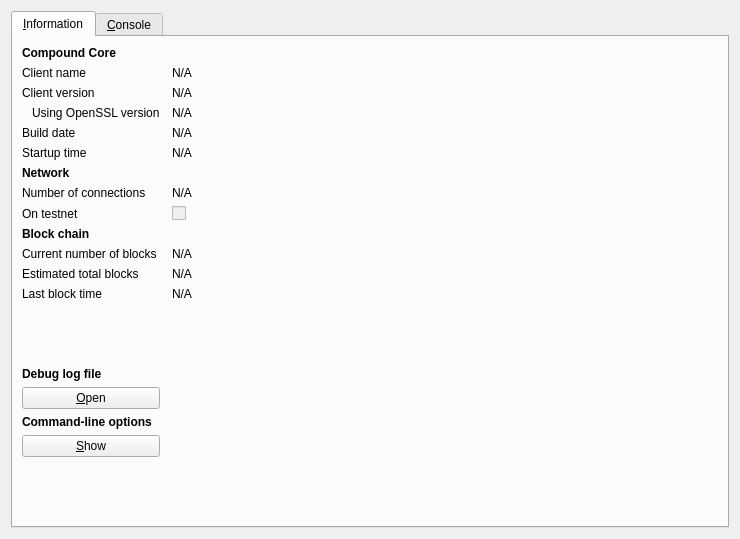
<?xml version="1.0" encoding="UTF-8"?>
<ui version="4.0">
 <class>RPCConsole</class>
 <widget class="QDialog" name="RPCConsole">
  <property name="geometry">
   <rect>
    <x>0</x>
    <y>0</y>
    <width>740</width>
    <height>539</height>
   </rect>
  </property>
  <property name="windowTitle">
   <string>Compound - Debug window</string>
  </property>
  <layout class="QVBoxLayout" name="verticalLayout_2">
   <item>
    <widget class="QTabWidget" name="tabWidget">
     <property name="currentIndex">
      <number>0</number>
     </property>
     <widget class="QWidget" name="tab_info">
      <attribute name="title">
       <string>&amp;Information</string>
      </attribute>
      <layout class="QGridLayout" name="gridLayout" columnstretch="0,1">
       <property name="horizontalSpacing">
        <number>12</number>
       </property>
       <item row="0" column="0">
        <widget class="QLabel" name="label_9">
         <property name="font">
          <font>
           <weight>75</weight>
           <bold>true</bold>
          </font>
         </property>
         <property name="text">
          <string>Compound Core</string>
         </property>
        </widget>
       </item>
       <item row="1" column="0">
        <widget class="QLabel" name="label_5">
         <property name="text">
          <string>Client name</string>
         </property>
        </widget>
       </item>
       <item row="1" column="1">
        <widget class="QLabel" name="clientName">
         <property name="cursor">
          <cursorShape>IBeamCursor</cursorShape>
         </property>
         <property name="text">
          <string>N/A</string>
         </property>
         <property name="textFormat">
          <enum>Qt::PlainText</enum>
         </property>
         <property name="textInteractionFlags">
          <set>Qt::LinksAccessibleByMouse|Qt::TextSelectableByKeyboard|Qt::TextSelectableByMouse</set>
         </property>
        </widget>
       </item>
       <item row="2" column="0">
        <widget class="QLabel" name="label_6">
         <property name="text">
          <string>Client version</string>
         </property>
        </widget>
       </item>
       <item row="2" column="1">
        <widget class="QLabel" name="clientVersion">
         <property name="cursor">
          <cursorShape>IBeamCursor</cursorShape>
         </property>
         <property name="text">
          <string>N/A</string>
         </property>
         <property name="textFormat">
          <enum>Qt::PlainText</enum>
         </property>
         <property name="textInteractionFlags">
          <set>Qt::LinksAccessibleByMouse|Qt::TextSelectableByKeyboard|Qt::TextSelectableByMouse</set>
         </property>
        </widget>
       </item>
       <item row="3" column="0">
        <widget class="QLabel" name="label_14">
         <property name="text">
          <string>Using OpenSSL version</string>
         </property>
         <property name="indent">
          <number>10</number>
         </property>
        </widget>
       </item>
       <item row="3" column="1">
        <widget class="QLabel" name="openSSLVersion">
         <property name="cursor">
          <cursorShape>IBeamCursor</cursorShape>
         </property>
         <property name="text">
          <string>N/A</string>
         </property>
         <property name="textFormat">
          <enum>Qt::PlainText</enum>
         </property>
         <property name="textInteractionFlags">
          <set>Qt::LinksAccessibleByMouse|Qt::TextSelectableByKeyboard|Qt::TextSelectableByMouse</set>
         </property>
        </widget>
       </item>
       <item row="4" column="0">
        <widget class="QLabel" name="label_12">
         <property name="text">
          <string>Build date</string>
         </property>
        </widget>
       </item>
       <item row="4" column="1">
        <widget class="QLabel" name="buildDate">
         <property name="cursor">
          <cursorShape>IBeamCursor</cursorShape>
         </property>
         <property name="text">
          <string>N/A</string>
         </property>
         <property name="textFormat">
          <enum>Qt::PlainText</enum>
         </property>
         <property name="textInteractionFlags">
          <set>Qt::LinksAccessibleByMouse|Qt::TextSelectableByKeyboard|Qt::TextSelectableByMouse</set>
         </property>
        </widget>
       </item>
       <item row="5" column="0">
        <widget class="QLabel" name="label_13">
         <property name="text">
          <string>Startup time</string>
         </property>
        </widget>
       </item>
       <item row="5" column="1">
        <widget class="QLabel" name="startupTime">
         <property name="cursor">
          <cursorShape>IBeamCursor</cursorShape>
         </property>
         <property name="text">
          <string>N/A</string>
         </property>
         <property name="textFormat">
          <enum>Qt::PlainText</enum>
         </property>
         <property name="textInteractionFlags">
          <set>Qt::LinksAccessibleByMouse|Qt::TextSelectableByKeyboard|Qt::TextSelectableByMouse</set>
         </property>
        </widget>
       </item>
       <item row="6" column="0">
        <widget class="QLabel" name="label_11">
         <property name="font">
          <font>
           <weight>75</weight>
           <bold>true</bold>
          </font>
         </property>
         <property name="text">
          <string>Network</string>
         </property>
        </widget>
       </item>
       <item row="7" column="0">
        <widget class="QLabel" name="label_7">
         <property name="text">
          <string>Number of connections</string>
         </property>
        </widget>
       </item>
       <item row="7" column="1">
        <widget class="QLabel" name="numberOfConnections">
         <property name="cursor">
          <cursorShape>IBeamCursor</cursorShape>
         </property>
         <property name="text">
          <string>N/A</string>
         </property>
         <property name="textFormat">
          <enum>Qt::PlainText</enum>
         </property>
         <property name="textInteractionFlags">
          <set>Qt::LinksAccessibleByMouse|Qt::TextSelectableByKeyboard|Qt::TextSelectableByMouse</set>
         </property>
        </widget>
       </item>
       <item row="8" column="0">
        <widget class="QLabel" name="label_8">
         <property name="text">
          <string>On testnet</string>
         </property>
        </widget>
       </item>
       <item row="8" column="1">
        <widget class="QCheckBox" name="isTestNet">
         <property name="enabled">
          <bool>false</bool>
         </property>
         <property name="text">
          <string/>
         </property>
        </widget>
       </item>
       <item row="9" column="0">
        <widget class="QLabel" name="label_10">
         <property name="font">
          <font>
           <weight>75</weight>
           <bold>true</bold>
          </font>
         </property>
         <property name="text">
          <string>Block chain</string>
         </property>
        </widget>
       </item>
       <item row="10" column="0">
        <widget class="QLabel" name="label_3">
         <property name="text">
          <string>Current number of blocks</string>
         </property>
        </widget>
       </item>
       <item row="10" column="1">
        <widget class="QLabel" name="numberOfBlocks">
         <property name="cursor">
          <cursorShape>IBeamCursor</cursorShape>
         </property>
         <property name="text">
          <string>N/A</string>
         </property>
         <property name="textFormat">
          <enum>Qt::PlainText</enum>
         </property>
         <property name="textInteractionFlags">
          <set>Qt::LinksAccessibleByMouse|Qt::TextSelectableByKeyboard|Qt::TextSelectableByMouse</set>
         </property>
        </widget>
       </item>
       <item row="11" column="0">
        <widget class="QLabel" name="label_4">
         <property name="text">
          <string>Estimated total blocks</string>
         </property>
        </widget>
       </item>
       <item row="11" column="1">
        <widget class="QLabel" name="totalBlocks">
         <property name="cursor">
          <cursorShape>IBeamCursor</cursorShape>
         </property>
         <property name="text">
          <string>N/A</string>
         </property>
         <property name="textFormat">
          <enum>Qt::PlainText</enum>
         </property>
         <property name="textInteractionFlags">
          <set>Qt::LinksAccessibleByMouse|Qt::TextSelectableByKeyboard|Qt::TextSelectableByMouse</set>
         </property>
        </widget>
       </item>
       <item row="12" column="0">
        <widget class="QLabel" name="label_2">
         <property name="text">
          <string>Last block time</string>
         </property>
        </widget>
       </item>
       <item row="12" column="1">
        <widget class="QLabel" name="lastBlockTime">
         <property name="cursor">
          <cursorShape>IBeamCursor</cursorShape>
         </property>
         <property name="text">
          <string>N/A</string>
         </property>
         <property name="textFormat">
          <enum>Qt::PlainText</enum>
         </property>
         <property name="textInteractionFlags">
          <set>Qt::LinksAccessibleByMouse|Qt::TextSelectableByKeyboard|Qt::TextSelectableByMouse</set>
         </property>
        </widget>
       </item>
       <item row="13" column="0">
        <spacer name="verticalSpacer_2">
         <property name="orientation">
          <enum>Qt::Vertical</enum>
         </property>
         <property name="sizeHint" stdset="0">
          <size>
           <width>20</width>
           <height>20</height>
          </size>
         </property>
        </spacer>
       </item>
       <item row="14" column="0">
        <widget class="QLabel" name="labelDebugLogfile">
         <property name="font">
          <font>
           <weight>75</weight>
           <bold>true</bold>
          </font>
         </property>
         <property name="text">
          <string>Debug log file</string>
         </property>
        </widget>
       </item>
       <item row="15" column="0">
        <widget class="QPushButton" name="openDebugLogfileButton">
         <property name="toolTip">
          <string>Open the Compound debug log file from the current data directory. This can take a few seconds for large log files.</string>
         </property>
         <property name="text">
          <string>&amp;Open</string>
         </property>
         <property name="autoDefault">
          <bool>false</bool>
         </property>
        </widget>
       </item>
       <item row="16" column="0">
        <widget class="QLabel" name="labelCLOptions">
         <property name="font">
          <font>
           <weight>75</weight>
           <bold>true</bold>
          </font>
         </property>
         <property name="text">
          <string>Command-line options</string>
         </property>
        </widget>
       </item>
       <item row="17" column="0">
        <widget class="QPushButton" name="showCLOptionsButton">
         <property name="toolTip">
          <string>Show the Compound-qt help message to get a list with possible Compound command-line options.</string>
         </property>
         <property name="text">
          <string>&amp;Show</string>
         </property>
         <property name="autoDefault">
          <bool>false</bool>
         </property>
        </widget>
       </item>
       <item row="18" column="0">
        <spacer name="verticalSpacer">
         <property name="orientation">
          <enum>Qt::Vertical</enum>
         </property>
         <property name="sizeHint" stdset="0">
          <size>
           <width>20</width>
           <height>40</height>
          </size>
         </property>
        </spacer>
       </item>
      </layout>
     </widget>
     <widget class="QWidget" name="tab_console">
      <attribute name="title">
       <string>&amp;Console</string>
      </attribute>
      <layout class="QVBoxLayout" name="verticalLayout_3">
       <property name="spacing">
        <number>3</number>
       </property>
       <item>
        <widget class="QTextEdit" name="messagesWidget">
         <property name="minimumSize">
          <size>
           <width>0</width>
           <height>100</height>
          </size>
         </property>
         <property name="readOnly">
          <bool>true</bool>
         </property>
         <property name="tabKeyNavigation" stdset="0">
          <bool>false</bool>
         </property>
         <property name="columnCount" stdset="0">
          <number>2</number>
         </property>
        </widget>
       </item>
       <item>
        <layout class="QHBoxLayout" name="horizontalLayout">
         <property name="spacing">
          <number>3</number>
         </property>
         <item>
          <widget class="QLabel" name="label">
           <property name="text">
            <string notr="true">&gt;</string>
           </property>
          </widget>
         </item>
         <item>
          <widget class="QLineEdit" name="lineEdit"/>
         </item>
         <item>
          <widget class="QPushButton" name="clearButton">
           <property name="maximumSize">
            <size>
             <width>24</width>
             <height>24</height>
            </size>
           </property>
           <property name="toolTip">
            <string>Clear console</string>
           </property>
           <property name="text">
            <string/>
           </property>
           <property name="icon">
            <iconset resource="../bitcoin.qrc">
             <normaloff>:/icons/remove</normaloff>:/icons/remove</iconset>
           </property>
           <property name="shortcut">
            <string notr="true">Ctrl+L</string>
           </property>
           <property name="autoDefault">
            <bool>false</bool>
           </property>
          </widget>
         </item>
        </layout>
       </item>
      </layout>
     </widget>
    </widget>
   </item>
  </layout>
 </widget>
 <resources>
  <include location="../bitcoin.qrc"/>
 </resources>
 <connections/>
</ui>
